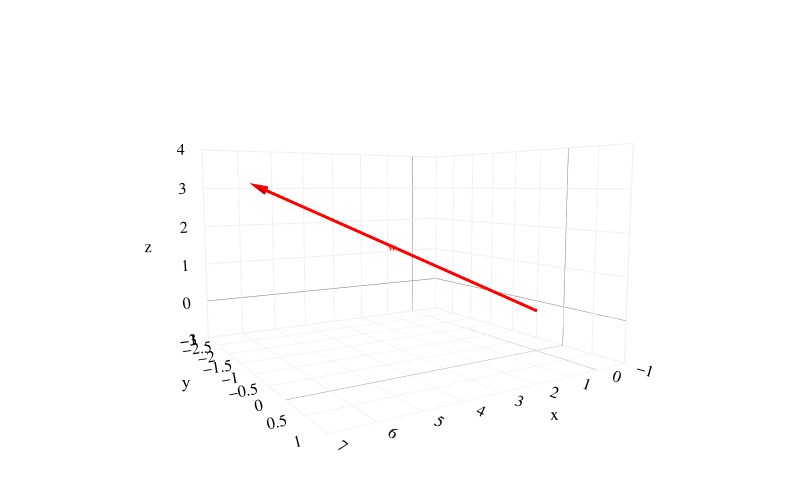

The cell this chart's notebook holds for it:
### Markdown cell above
:::{note} Definition: Vector Norm
The **norm** of a vector $\vec v \in \mathbb{R}^n$ is defined as follows:

$$\left\| \vec v \right\| = \sqrt{v_1^2 + v_2^2 + \cdots + v_n^2} = \sqrt{\sum_{i=1}^n v_i^2}$$

The norm of a vector is also called its **length** or **magnitude**. This particular formula for the norm is also called the **Euclidean norm** or $L_2$ norm, and is the most common and "default" norm used in linear algebra. 

In the future, we'll see other norms, which describe different ways of measuring the "length" of a vector.

:::

Note that the norm involves a sum of _squares_, much like mean _squared_ error 🤯.

What may not be immediately obvious is _why_ the Pythagorean theorem seems to extend to higher dimensions. The 2D case seems reasonable, but why is the length of the vector $\vec w = \begin{bmatrix} 6 \\ -2 \\ 3 \end{bmatrix}$ in $\mathbb{R}^3$ equal to $\sqrt{6^2 + (-2)^2 + 3^2}$?

### Code cell
from utils import plot_vectors
import numpy as np

fig = plot_vectors([((6, -2, 3), 'red', 'w')], vdeltax=0.6)
# fig.update_layout(width=300, height=200, yaxis_scaleanchor="x")
# fig.update_layout(width=500, height=400, yaxis_scaleanchor="x")
# fig.update_xaxes(range=[-1, 6], tickvals=np.arange(-5, 15))
# fig.update_yaxes(range=[-8, 4], tickvals=np.arange(-8, 4))
fig.show(config={'displayModeBar': False})

### Figure 1 — Plotly figure (JSON) as saved in the notebook; plotly's stock layout.template omitted (floating-point values rounded to 4 significant figures)
{"data": [{"line": {"color": "red", "width": 6}, "mode": "lines", "showlegend": false, "type": "scatter3d", "x": [0, 6], "y": [0, -2], "z": [0, 3]}, {"colorscale": [[0, "red"], [1, "red"]], "showlegend": false, "showscale": false, "sizemode": "raw", "sizeref": 0.6, "type": "cone", "u": [0.6], "v": [-0.2], "w": [0.3], "x": [6], "y": [-2], "z": [3]}, {"mode": "text", "showlegend": false, "text": ["w"], "textfont": {"color": "red", "family": "Avenir", "size": 12}, "textposition": "middle center", "type": "scatter3d", "x": [2.905], "y": [-1.285], "z": [1.5]}], "layout": {"font": {"color": "black", "family": "Avenir", "size": 14}, "height": 500, "margin": {"b": 0, "l": 0, "r": 0, "t": 0}, "paper_bgcolor": "white", "plot_bgcolor": "white", "scene": {"aspectratio": {"x": 1.2, "y": 1.2, "z": 0.8}, "bgcolor": "white", "camera": {"eye": {"x": 1.25, "y": 2, "z": 0.25}}, "xaxis": {"backgroundcolor": "white", "gridcolor": "#f0f0f0", "range": [-1, 7], "showbackground": true, "title": {"text": "x"}, "zerolinecolor": "gray"}, "yaxis": {"backgroundcolor": "white", "gridcolor": "#f0f0f0", "range": [-3, 1], "showbackground": true, "title": {"text": "y"}, "zerolinecolor": "gray"}, "zaxis": {"backgroundcolor": "white", "gridcolor": "#f0f0f0", "range": [-1, 4], "showbackground": true, "title": {"text": "z"}, "zerolinecolor": "gray"}}, "width": 800}}
